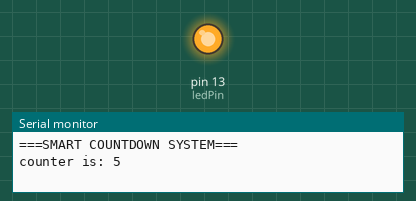
Recording of a sketch running on a simulated Arduino Uno, built with avr-gcc and run on an emulated ATmega328P. Parts: output pins drawn as LEDs (lit = HIGH), the last lines printed to the serial monitor.

Above: at 0.1 s.
At 18.6 s:
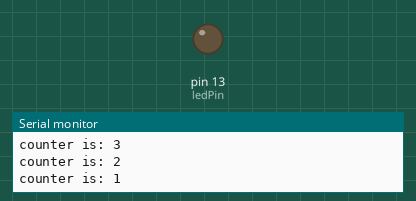
Timing chart, 0 to 20.1 s (numbered marks = the images above):
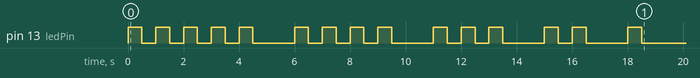

The sketch:

TASK.ino
```cpp
int startValue = 5;
int ledPin =13;
void flashLED(int times){
  for (int i= 0;i< times; i++){
  digitalWrite(13,HIGH);
  delay(500);
  digitalWrite(13,LOW);
  delay(500);
  }
}
void setup() {
  pinMode(13,OUTPUT);
  Serial.begin(9600);

  Serial.println("===SMART COUNTDOWN SYSTEM===");

  int counter = startValue ;
  while(counter >= 0){
    Serial.print("counter is: ");
    Serial.println(counter);

    flashLED(counter);
    delay(1000);
    counter = counter - 1;


  }

  Serial.println("===COUNTDOWN COMPLETE===");

}

void loop() {
  // put your main code here, to run repeatedly:

}
```
